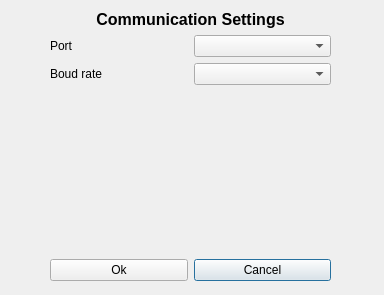
<?xml version="1.0" encoding="UTF-8"?>
<ui version="4.0">
 <class>ComSettingsView</class>
 <widget class="QDialog" name="ComSettingsView">
  <property name="geometry">
   <rect>
    <x>0</x>
    <y>0</y>
    <width>384</width>
    <height>295</height>
   </rect>
  </property>
  <property name="windowTitle">
   <string>Dialog</string>
  </property>
  <widget class="QWidget" name="gridLayoutWidget">
   <property name="geometry">
    <rect>
     <x>50</x>
     <y>10</y>
     <width>281</width>
     <height>271</height>
    </rect>
   </property>
   <layout class="QGridLayout" name="gridLayout">
    <item row="0" column="0" colspan="2">
     <widget class="QLabel" name="label_3">
      <property name="font">
       <font>
        <pointsize>12</pointsize>
        <bold>true</bold>
       </font>
      </property>
      <property name="text">
       <string>Communication Settings</string>
      </property>
      <property name="alignment">
       <set>Qt::AlignCenter</set>
      </property>
     </widget>
    </item>
    <item row="4" column="1">
     <widget class="QPushButton" name="cancelButton">
      <property name="text">
       <string>Cancel</string>
      </property>
     </widget>
    </item>
    <item row="3" column="0">
     <spacer name="verticalSpacer">
      <property name="orientation">
       <enum>Qt::Vertical</enum>
      </property>
      <property name="sizeHint" stdset="0">
       <size>
        <width>20</width>
        <height>40</height>
       </size>
      </property>
     </spacer>
    </item>
    <item row="1" column="0">
     <widget class="QLabel" name="label">
      <property name="text">
       <string>Port</string>
      </property>
     </widget>
    </item>
    <item row="2" column="0">
     <widget class="QLabel" name="label_2">
      <property name="text">
       <string>Boud rate</string>
      </property>
     </widget>
    </item>
    <item row="2" column="1">
     <widget class="QComboBox" name="boudBox"/>
    </item>
    <item row="4" column="0">
     <widget class="QPushButton" name="okButton">
      <property name="text">
       <string>Ok</string>
      </property>
     </widget>
    </item>
    <item row="1" column="1">
     <widget class="QComboBox" name="portBox"/>
    </item>
   </layout>
  </widget>
 </widget>
 <resources/>
 <connections/>
</ui>
